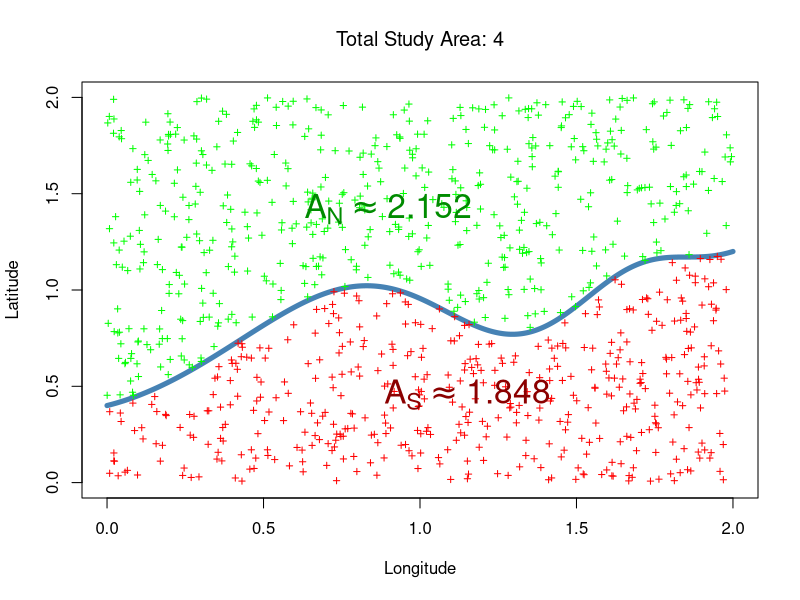

Write the R code that produced this figure.
#########################################################################
##  Objective: Estimate the areas north and south of a fictive river   ##
##                                                                     ##
##  Underlying Idea: Randomly place sample points into the study area  ##
##                   Evaluate how many points are on either side of    ##
##                   the river.                                        ##
##                   The point density should be uniform within the    ##
##                   study area                                        ##
##                   The proportion of sample points on either side    ##
##                   of the river estimates the integral areas         ##
#########################################################################
rm(list=ls())
set.seed(NULL)     # reset the seed to system clock
#set.seed(pi)      # fixed sequence of random numbers

myRiver <- function(x){
## Fictitious River meandering through the study area
  y <- (max(x)-x)/4*sin((pi*x/2)^2)+0.4*x+0.4
  return(y)
} #end:myRiver

nSample <- 1000                     # Sample Size
xRange <- c(0,2)                    # bounding box
yRange <- c(0,2)
totArea <- (max(xRange)-min(xRange))*(max(yRange)-min(yRange))

## Plot River in Study Area
xSeq <- seq(xRange[1],xRange[2],by=0.001)
plot(xSeq, myRiver(xSeq), type="l" ,col="steelblue", lwd=5,
     xlab="Longitude", ylab="Latitude", 
     xlim=xRange, ylim=yRange, 
     main=bquote("Total Study Area: "*.(totArea)))

## Generate a completely random spatial pattern
## of sample points in study area
xCoord <- runif(nSample,xRange[1],xRange[2])       # Coordinates are uniform distributed
yCoord <- runif(nSample,yRange[1],yRange[2])       # thus density will be approx. uniform

## Display Results
ptsSouth <- (yCoord < myRiver(xCoord))             # Logical operation: TRUE if south
points(xCoord,yCoord,pch=3,cex=0.6,                # Plot color-coded sample points
       col=ifelse(ptsSouth == T,"red1","green1"))    # ifelse set color for north & south

xCentroidSouth <- mean(xCoord[ptsSouth])           # Get centroids south
yCentroidSouth <- mean(yCoord[ptsSouth])

xCentroidNorth <- mean(xCoord[!ptsSouth])          # Get centroids north
yCentroidNorth <- mean(yCoord[!ptsSouth])

propSouth <- sum(ptsSouth)/nSample                 # Proportion of sample points
propNorth <- sum(!ptsSouth)/nSample                # in either area

text(xCentroidSouth,yCentroidSouth,col="red4",      # Label areas at centroid
     bquote(A[S]%~~% .(totArea*propSouth)),cex=2)
text(xCentroidNorth,yCentroidNorth,col="green4",
     bquote(A[N]%~~% .(totArea*propNorth)),cex=2)

